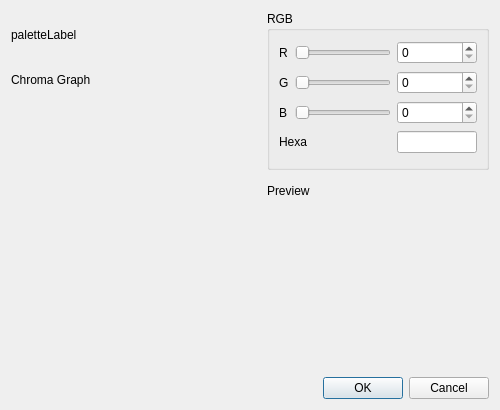
<?xml version="1.0" encoding="UTF-8"?>
<ui version="4.0">
 <class>Dialog</class>
 <widget class="QDialog" name="Dialog">
  <property name="geometry">
   <rect>
    <x>0</x>
    <y>0</y>
    <width>500</width>
    <height>410</height>
   </rect>
  </property>
  <property name="minimumSize">
   <size>
    <width>500</width>
    <height>410</height>
   </size>
  </property>
  <property name="maximumSize">
   <size>
    <width>500</width>
    <height>410</height>
   </size>
  </property>
  <property name="windowTitle">
   <string>Dialog</string>
  </property>
  <layout class="QVBoxLayout" name="verticalLayout">
   <item>
    <layout class="QHBoxLayout" name="horizontalLayout">
     <item>
      <layout class="QVBoxLayout" name="verticalLayout_3">
       <item>
        <widget class="QLabel" name="paletteLabel">
         <property name="maximumSize">
          <size>
           <width>16777215</width>
           <height>30</height>
          </size>
         </property>
         <property name="text">
          <string>paletteLabel</string>
         </property>
        </widget>
       </item>
       <item>
        <layout class="QGridLayout" name="gridLayout">
         <property name="spacing">
          <number>1</number>
         </property>
        </layout>
       </item>
       <item>
        <widget class="QLabel" name="chromaGraphLabel">
         <property name="maximumSize">
          <size>
           <width>16777215</width>
           <height>30</height>
          </size>
         </property>
         <property name="text">
          <string>Chroma Graph</string>
         </property>
        </widget>
       </item>
       <item>
        <widget class="RgbPicker" name="rgbPicker">
         <property name="minimumSize">
          <size>
           <width>250</width>
           <height>250</height>
          </size>
         </property>
         <property name="maximumSize">
          <size>
           <width>250</width>
           <height>250</height>
          </size>
         </property>
         <property name="text">
          <string/>
         </property>
        </widget>
       </item>
      </layout>
     </item>
     <item>
      <layout class="QVBoxLayout" name="verticalLayout_2">
       <item>
        <widget class="QGroupBox" name="RGB_GROUP">
         <property name="title">
          <string>RGB</string>
         </property>
         <layout class="QGridLayout" name="gridLayout_2">
          <item row="1" column="2">
           <widget class="QSpinBox" name="RGB_G_SPIN">
            <property name="maximumSize">
             <size>
              <width>80</width>
              <height>16777215</height>
             </size>
            </property>
            <property name="maximum">
             <number>255</number>
            </property>
           </widget>
          </item>
          <item row="2" column="2">
           <widget class="QSpinBox" name="RGB_B_SPIN">
            <property name="maximumSize">
             <size>
              <width>80</width>
              <height>16777215</height>
             </size>
            </property>
            <property name="maximum">
             <number>255</number>
            </property>
           </widget>
          </item>
          <item row="0" column="0">
           <widget class="QLabel" name="RGB_R_LABEL">
            <property name="maximumSize">
             <size>
              <width>20</width>
              <height>16777215</height>
             </size>
            </property>
            <property name="text">
             <string>R</string>
            </property>
           </widget>
          </item>
          <item row="0" column="1">
           <widget class="QSlider" name="RGB_R_SLIDER">
            <property name="maximumSize">
             <size>
              <width>100</width>
              <height>16777215</height>
             </size>
            </property>
            <property name="maximum">
             <number>255</number>
            </property>
            <property name="orientation">
             <enum>Qt::Horizontal</enum>
            </property>
           </widget>
          </item>
          <item row="1" column="0">
           <widget class="QLabel" name="RGB_G_LABEL">
            <property name="maximumSize">
             <size>
              <width>20</width>
              <height>16777215</height>
             </size>
            </property>
            <property name="text">
             <string>G</string>
            </property>
           </widget>
          </item>
          <item row="1" column="1">
           <widget class="QSlider" name="RGB_G_SLIDER">
            <property name="maximumSize">
             <size>
              <width>100</width>
              <height>16777215</height>
             </size>
            </property>
            <property name="maximum">
             <number>255</number>
            </property>
            <property name="orientation">
             <enum>Qt::Horizontal</enum>
            </property>
           </widget>
          </item>
          <item row="0" column="2">
           <widget class="QSpinBox" name="RGB_R_SPIN">
            <property name="maximumSize">
             <size>
              <width>80</width>
              <height>16777215</height>
             </size>
            </property>
            <property name="maximum">
             <number>255</number>
            </property>
           </widget>
          </item>
          <item row="2" column="1">
           <widget class="QSlider" name="RGB_B_SLIDER">
            <property name="maximumSize">
             <size>
              <width>100</width>
              <height>16777215</height>
             </size>
            </property>
            <property name="maximum">
             <number>255</number>
            </property>
            <property name="orientation">
             <enum>Qt::Horizontal</enum>
            </property>
           </widget>
          </item>
          <item row="2" column="0">
           <widget class="QLabel" name="RGB_B_LABEL">
            <property name="maximumSize">
             <size>
              <width>20</width>
              <height>16777215</height>
             </size>
            </property>
            <property name="text">
             <string>B</string>
            </property>
           </widget>
          </item>
          <item row="3" column="0" colspan="2">
           <widget class="QLabel" name="RGB_HEXA_LABEL">
            <property name="maximumSize">
             <size>
              <width>80</width>
              <height>16777215</height>
             </size>
            </property>
            <property name="text">
             <string>Hexa</string>
            </property>
           </widget>
          </item>
          <item row="3" column="2">
           <widget class="QLineEdit" name="RGB_HEXA_EDIT">
            <property name="maximumSize">
             <size>
              <width>80</width>
              <height>16777215</height>
             </size>
            </property>
           </widget>
          </item>
         </layout>
        </widget>
       </item>
       <item>
        <widget class="QLabel" name="previewLabel">
         <property name="maximumSize">
          <size>
           <width>16777215</width>
           <height>30</height>
          </size>
         </property>
         <property name="text">
          <string>Preview</string>
         </property>
        </widget>
       </item>
       <item>
        <widget class="QLabel" name="preview">
         <property name="text">
          <string/>
         </property>
        </widget>
       </item>
      </layout>
     </item>
    </layout>
   </item>
   <item>
    <widget class="QDialogButtonBox" name="buttonBox">
     <property name="orientation">
      <enum>Qt::Horizontal</enum>
     </property>
     <property name="standardButtons">
      <set>QDialogButtonBox::Cancel|QDialogButtonBox::Ok</set>
     </property>
    </widget>
   </item>
  </layout>
 </widget>
 <customwidgets>
  <customwidget>
   <class>RgbPicker</class>
   <extends>QLabel</extends>
   <header>color_picker</header>
  </customwidget>
 </customwidgets>
 <resources/>
 <connections>
  <connection>
   <sender>buttonBox</sender>
   <signal>accepted()</signal>
   <receiver>Dialog</receiver>
   <slot>accept()</slot>
   <hints>
    <hint type="sourcelabel">
     <x>248</x>
     <y>254</y>
    </hint>
    <hint type="destinationlabel">
     <x>157</x>
     <y>274</y>
    </hint>
   </hints>
  </connection>
  <connection>
   <sender>buttonBox</sender>
   <signal>rejected()</signal>
   <receiver>Dialog</receiver>
   <slot>reject()</slot>
   <hints>
    <hint type="sourcelabel">
     <x>316</x>
     <y>260</y>
    </hint>
    <hint type="destinationlabel">
     <x>286</x>
     <y>274</y>
    </hint>
   </hints>
  </connection>
 </connections>
</ui>
